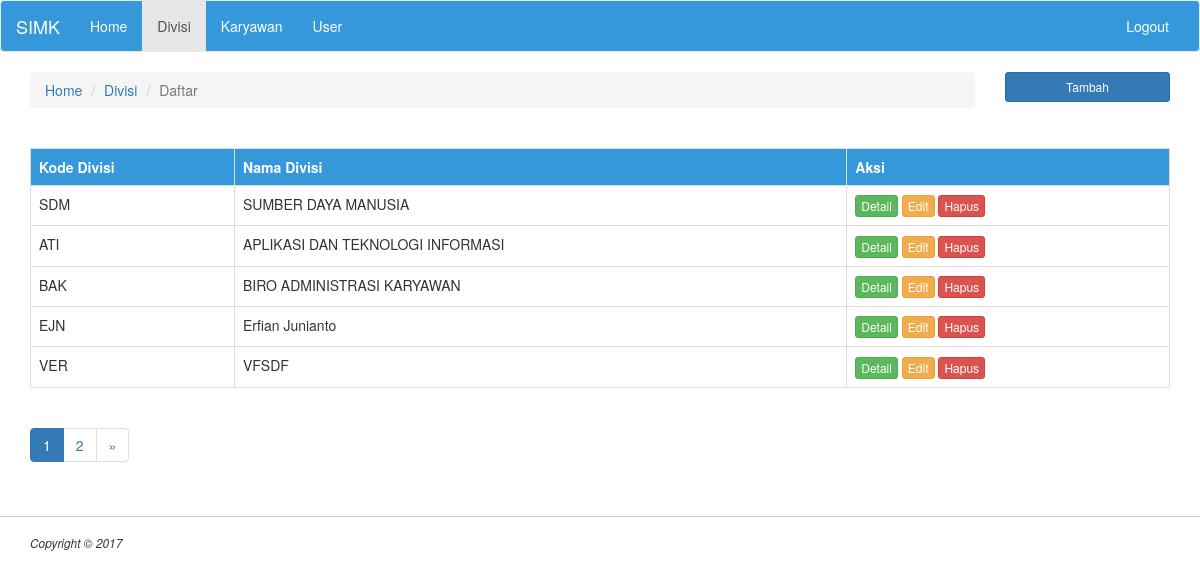
Page /divisi/index.php (signed in) on the committed database.
### tables this page shows
CREATE TABLE IF NOT EXISTS `divisi` (
  `divisiid` int(11) NOT NULL AUTO_INCREMENT,
  `kode` char(3) DEFAULT NULL,
  `nama` varchar(100) DEFAULT NULL,
  PRIMARY KEY (`divisiid`)
);

### konfigurasi/function.php (called while the page is built, shortened)
<?php
function execute_query($con, $query){
	$result = mysqli_query($con, $query) or die (mysqli_error($con));
	return $result;
}
function is_admin(){
	if(isset($_SESSION['role'])){
		if($_SESSION['role'] == 'ADMIN'){
			return true;
		}else{
			return false;
		}
	}else{
		return false;
	}
}

### divisi/index.php (the view, shortened to what this page needs)
<?php
	include('../fragment/header.php');
	include('../konfigurasi/function.php');
?>
	<?php include('../fragment/menu.php'); ?>
	<div class="row">
		<div class="col-sm-10">
			<ol class="breadcrumb">
			  <li><a href="#">Home</a></li>
			  <li><a href="#">Divisi</a></li>
			  <li class="active">Daftar</li>
			</ol>
		</div>
		<div class="col-sm-2">
			<?php
			if(is_admin()){
				echo'<a href="tambah.php" class="btn btn-sm btn-primary pull-right col-sm-12">Tambah</a>';
			}
			?>
		</div>
	</div>
	<main>
		<table class="table table-hover" border="1" bordercolor="#ddd">
			<thead>
				<tr>
					<th>Kode Divisi</th>
					<th>Nama Divisi</th>
					<th>Aksi</th>
				</tr>
			</thead>
			<?php
				$limit = 5;
				if(isset($_GET['page'])){
					$page = $_GET['page'];
				}else{
					$page = 1;
				}
				$start_from = ($page - 1) * $limit;
				$con 	= connect_db();
				$query 	= "SELECT * FROM divisi LIMIT $start_from, $limit";
				$result = execute_query($con, $query);
			?>
			<tbody>
				<?php
					while ($data = mysqli_fetch_array($result)) {
				?>
				<tr>
					<td><?=$data['kode'];?></td>
					<td><?=$data['nama'];?></td>
					<td>
						<?php
						if(is_admin()){
							?>
							<a href="detail.php?divisiid=<?=$data['divisiid'];?>" class="btn btn-xs btn-success"> Detail </a>
							<a href="edit.php?divisiid=<?=$data['divisiid'];?>" class="btn btn-xs btn-warning"> Edit </a>
							<a href="hapus.php?divisiid=<?=$data['divisiid'];?>" class="btn btn-xs btn-danger"> Hapus </a>
							<?php
						}else{
							?>
							<a href="detail.php?divisiid=<?=$data['divisiid'];?>" class="btn btn-xs btn-success"> Detail </a>
							<?php
						}
						?>
					</td>
				</tr>
				<?php
				}
				?>
			</tbody>
		</table>
		<?php
			$query_total 	= "SELECT * FROM divisi";
			$result_total 	= execute_query($con, $query_total);
			$total_row 		= mysqli_num_rows($result_total);
			$total_page 	= ceil($total_row / $limit);
		?>
		<nav aria-label="Page navigation">
		  <ul class="pagination">
		    <?php
		    for ($i=1; $i <= $total_page; $i++) {
		    	if($page == $i){
					echo "<li class='active'><a href='index.php?page=".$i."'>".$i."</a></li>";
		    	}else{
		    		echo "<li><a href='index.php?page=".$i."'>".$i."</a></li>";
		    	}
			}
			if($page < $total_page){
	    		echo '
	    			<li>
				      <a href="index.php?page='.($page+1).'" aria-label="Next">
				        <span aria-hidden="true">&raquo;</span>
				      </a>
				    </li>
	    		';
	    	}
		    ?>
		  </ul>
		</nav>
	</main>
	<?php include('../fragment/footer.php'); ?>

### style/style.css (style rules this page uses)
.table > thead > tr > th { vertical-align: bottom; border-bottom: 1px solid #ddd; background: #3498db; color: #fff; }

### rows in the picture
divisi: kode "SDM", nama "SUMBER DAYA MANUSIA"
divisi: kode "ATI", nama "APLIKASI DAN TEKNOLOGI INFORMASI"
divisi: kode "BAK", nama "BIRO ADMINISTRASI KARYAWAN"
divisi: kode "EJN", nama "Erfian Junianto"
divisi: kode "VER", nama "VFSDF"
